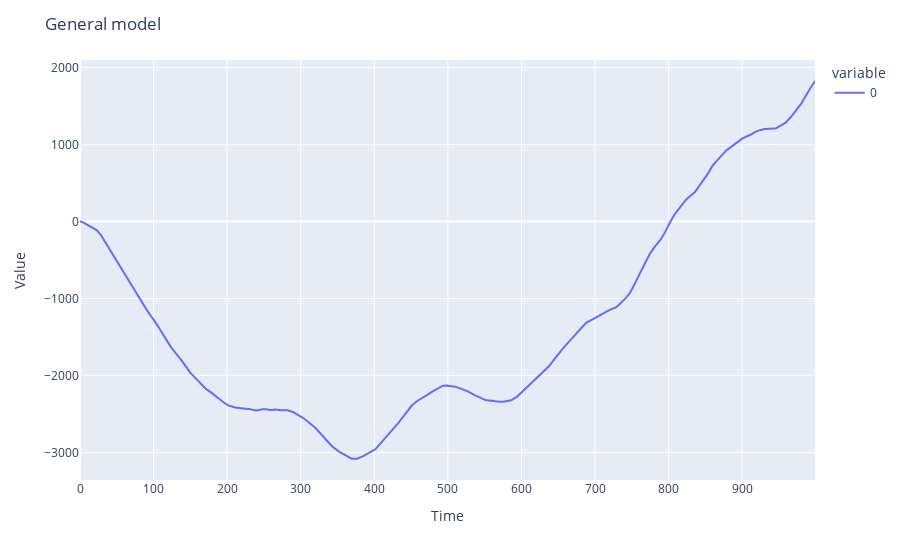

Notebook code for this chart:
### Code cell
trend = [0]*nsample
for i in range(1,nsample):
    trend[i] = trend[i-1] + np.random.normal(0, 1)


level = [0]*nsample

for i in range(1,nsample):
    level[i] = level[i-1] + trend[i-1] + np.random.normal(0,1)

fig = px.line(level)
fig.update_layout(title='General model',
                   xaxis_title='Time',
                   yaxis_title='Value')
fig.show()

### Figure 1 — Plotly figure (JSON) as saved in the notebook; plotly's stock layout.template omitted (floating-point values rounded to 4 significant figures; data arrays with more than 128 entries replaced by an {"elided": "..."} marker saying what was removed)
{"data": [{"hovertemplate": "variable=0<br>index=%{x}<br>value=%{y}<extra></extra>", "legendgroup": "0", "line": {"color": "#636efa", "dash": "solid"}, "mode": "lines", "name": "0", "orientation": "v", "showlegend": true, "type": "scatter", "x": {"elided": "1000 int values"}, "xaxis": "x", "y": {"elided": "1000 float values"}, "yaxis": "y"}], "layout": {"legend": {"title": {"text": "variable"}, "tracegroupgap": 0}, "margin": {"t": 60}, "title": {"text": "General model"}, "xaxis": {"anchor": "y", "domain": [0, 1], "title": {"text": "Time"}}, "yaxis": {"anchor": "x", "domain": [0, 1], "title": {"text": "Value"}}}}
